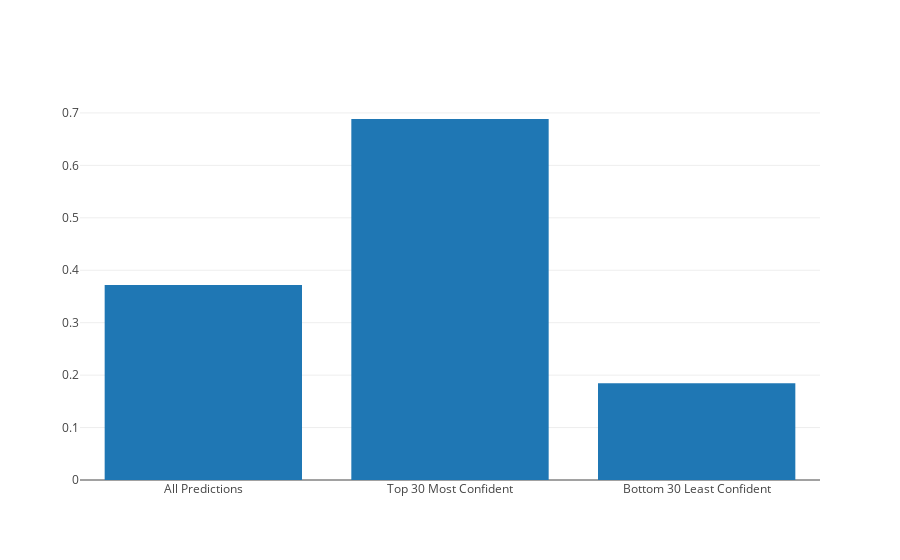

Write notebook code for a chart like this one.
### Code cell
trace = go.Bar(y=[scores_df['total'].mean(),
                  scores_df['top30'].mean(),
                  scores_df['bottom30'].mean()],
               x=['All Predictions', 'Top 30 Most Confident', 'Bottom 30 Least Confident'])


iplot([trace])

### Figure 1 — Plotly figure (JSON) as saved in the notebook; plotly's stock layout.template omitted (floating-point values rounded to 4 significant figures)
{"data": [{"type": "bar", "x": ["All Predictions", "Top 30 Most Confident", "Bottom 30 Least Confident"], "y": [0.3718, 0.6885, 0.1846]}], "layout": {}}
